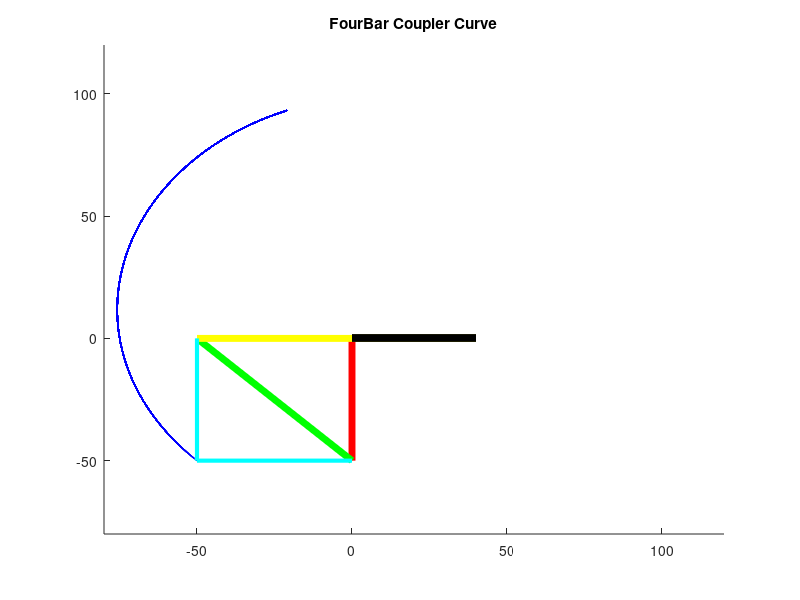

Source code (MATLAB):

%% Input Parameters
%Link Lengths, Initial position angle and Coupler angle
clc; clear; close all;
format SHORTG
a=50;                        %Crank 
e=a;                         %CouplerExtension
b=sqrt(2*e*e);               %Coupler Link
c=90;                        %Output Link
d=40;                        %fixed Link

alpha=45;                    %Coupler Extenstion Angle 
ar=alpha*pi/180;             %Degree to radian of Coupler Extenstion Angle
theta=120:1:270;             %Initial angle with limit of rotation 
T=theta*pi/180;              %Degree to radian of Initial angle
f=sqrt(a*a+d*d-2*a*d*cos(T)); 

%% Calculations 
%Angles and Coupler Curve Coordinates 
for i=1:length(theta) 
 %Calculation of Angles
G(i)=atan((a*sin(T(i)))/(d-a*cos(T(i))));
Bita(i)=acos((f(i).*f(1,i)+b*b-c*c)/(2*b*f(i)))-G(i);

%Coordinates 
X(i)=a*cos(T(i))+e*cos(ar+Bita(i));
Y(i)=a*sin(T(i))+e*sin(ar+Bita(i));


%% Section 3 :Plotting and Animation 
%Plotting of Fourbar and Coupler Curve with trace 
hold on;
title('FourBar Coupler Curve')
xlim([-80,120])
ylim([-80,120])
plot(X,Y,'b','Linewidth',1)

Trace= viscircles([X(i) Y(i)],2,'Color','k');

Cx=[0 a*cos(T(i)) b*cos(Bita(i))+a*cos(T(i)) d a*cos(T(i))+e*cos(Bita(i)+ar)];
Cy=[0 a*sin(T(i)) b*sin(Bita(i))+a*sin(T(i)) 0 a*sin(T(i))+e*sin(Bita(i)+ar)];

crank=line([0 Cx(2)],[0 Cy(2)],'color','r','linewidth',5);%link 1
coupler=line([Cx(2) Cx(3)],[Cy(2) Cy(3)],'color','g','linewidth',5);%link 2
output=line([Cx(3) d],[Cy(3) 0],'color','y','linewidth',5);%link 3
fix=line([0 d],[0 0],'color','k','linewidth',5);%link4
eline=line([Cx(2) Cx(5)],[Cy(2) Cy(5)],'color','c','linewidth',3);
eoline=line([Cx(5) Cx(3)],[Cy(5) Cy(3)],'color','c','linewidth',3);%link e joint

%Animation of Plotting by Deleting the previous plotting 
pause(0.005)
delete(crank)
delete(coupler)
delete(output)
delete(eline)
delete(eoline)
delete(Trace)
end
%% Back to Initial Position 
crank=line([0 Cx(2)],[0 Cy(2)],'color','r','linewidth',5);%link 1
coupler=line([Cx(2) Cx(3)],[Cy(2) Cy(3)],'color','g','linewidth',5);%link 2
output=line([Cx(3) d],[Cy(3) 0],'color','y','linewidth',5);%link 3
fix=line([0 d],[0 0],'color','k','linewidth',5);%link4
eline=line([Cx(2) Cx(5)],[Cy(2) Cy(5)],'color','c','linewidth',3);
eoline=line([Cx(5) Cx(3)],[Cy(5) Cy(3)],'color','c','linewidth',3);%link e joint
 